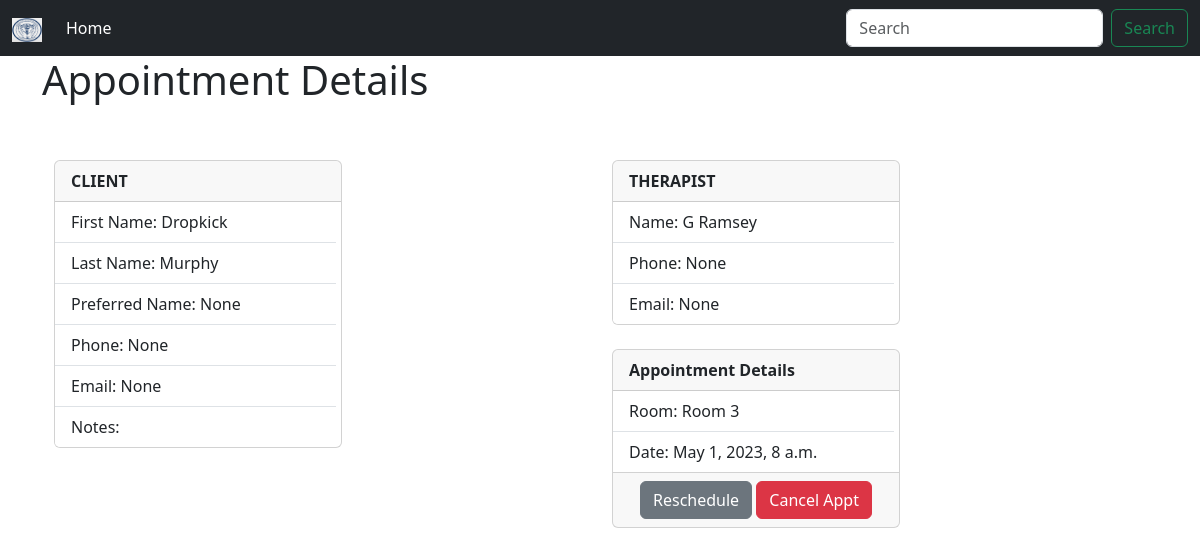
Screenshot of /appt_dtls/11 with the database file from the repository.
### website/models.py (models this page shows, shortened)
class Apptmnts(models.Model):
	client_name = models.ForeignKey(Clients, on_delete=models.DO_NOTHING)
	therapist_name = models.ForeignKey(Therapists, on_delete=models.DO_NOTHING)
	appt_date = models.DateTimeField('Appointment Date')
	room = models.ForeignKey(Rooms, on_delete=models.DO_NOTHING)

class Clients(models.Model):
	first_name = models.CharField('First Name', max_length=100)
	last_name = models.CharField('Last Name', max_length=100)
	disp_name = models.CharField('Display Name', max_length=200, blank=True, null=True)
	email = models.EmailField('Email Address', blank=True, null=True)
	c_phone = models.CharField('Cell Phone', max_length=14, blank=True, null=True)
	notes = models.TextField(blank=True)

class Therapists(models.Model):
	first_name = models.CharField('First Name', max_length=100)
	last_name = models.CharField('Last Name', max_length=100)
	disp_name = models.CharField('Display Name', max_length=200, blank=True, null=True)
	studentID = models.CharField('Student ID', max_length=10)
	email = models.EmailField('Email Address', blank=True, null=True)
	c_phone = models.CharField('Cell Phone', max_length=14, blank=True, null=True)
	schedule = models.DateTimeField('Schedule', blank=True, null=True)

class Rooms(models.Model):
	number = models.CharField('Room Number', max_length=6)
	available = models.BooleanField(default=True)
	def __str__(self):
		return self.number

### website/views.py (the view)
# urls.py: path('appt_dtls/<pk>', views.appt_dtls, name='appt_dtls'),
def appt_dtls(request, pk):
	appt = Apptmnts.objects.get(pk=pk)
	return render(request, 'website/appt_dtls.html', {'appt':appt})

### website/templates/website/appt_dtls.html
{% extends 'website/base.html' %}
{% block content %}
	<h1>Appointment Details</h1><br/><br/>
	<div class="container">
        <div class="row">
            <div class="col-lg-6 mb-4">
				<div class="card" style="width: 18rem;">
					<div class="card-header">
						<strong>CLIENT</strong><br/>
					</div>
					<ul class="list-group list-group-flush">
						<li class="list-group-item">First Name: {{ appt.client_name.first_name }}</li>
						<li class="list-group-item">Last Name: {{ appt.client_name.last_name }}</li>
						<li class="list-group-item">Preferred Name: {{ appt.client_name.disp_name }}</li>
						<li class="list-group-item">Phone: {{ appt.client_name.c_phone }}</li>
						<li class="list-group-item">Email: {{ appt.client_name.email }}</li>
						<li class="list-group-item">Notes: {{ appt.client_name.notes }}</li>
					</ul>
				</div>
			</div>
			<div class="col-lg-6 mb-4">
				<div class="card" style="width: 18rem;">
					<div class="card-header">
						<strong>THERAPIST</strong><br/>
					</div>
					<ul class="list-group list-group-flush">
						<li class="list-group-item">Name: {{ appt.therapist_name.disp_name }}</li>
						<li class="list-group-item">Phone: {{ appt.therapist_name.c_phone }}</li>
						<li class="list-group-item">Email: {{ appt.therapist_name.email }}</li>
					</ul>
				</div><br>
				<div class="card" style="width: 18rem;">
					<div class="card-header">
						<strong>Appointment Details</strong><br/>
					</div>
					<ul class="list-group list-group-flush">
						<li class="list-group-item">Room: {{ appt.room }}</li>
						<li class="list-group-item">Date: {{ appt.appt_date }}</li>
					</ul>
					<div class="card-footer">
						<center>
							<a href="#" class="btn btn-secondary">Reschedule</a>
							<a href="#" class="btn btn-danger">Cancel Appt</a>
						</center>
					</div>
				</div>
			</div>
		</div>
	</div>
{% endblock %}

### website/static/css/styles.css (style rules this page uses)
ul { height: 100%; padding: 0px 5px 0px 20px; }
a { color: #17a2b8; }

### rows the page displays
Apptmnts: client_name.first_name "Dropkick", client_name.last_name "Murphy", client_name.disp_name "None", client_name.c_phone "None", client_name.email "None", therapist_name.disp_name "G Ramsey", therapist_name.c_phone "None", therapist_name.email "None", room "Room 3", appt_date "May 1, 2023, 8 a.m."
